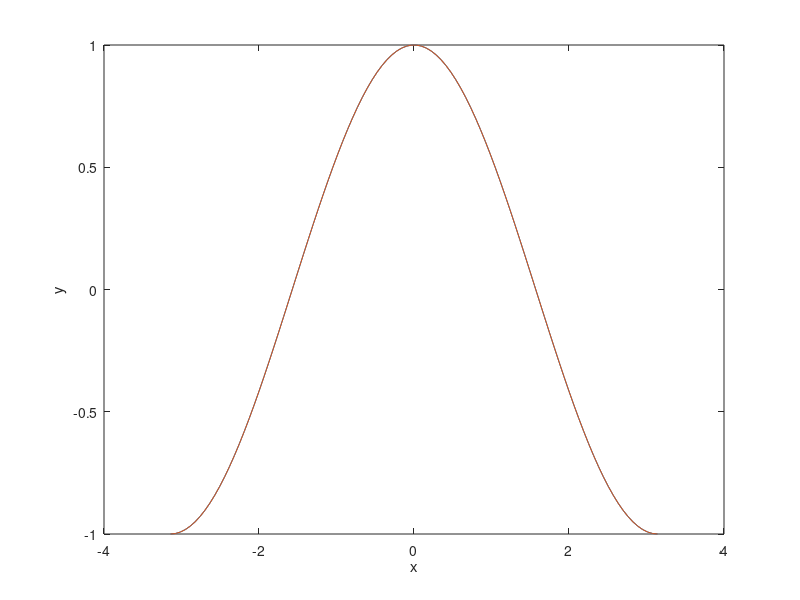
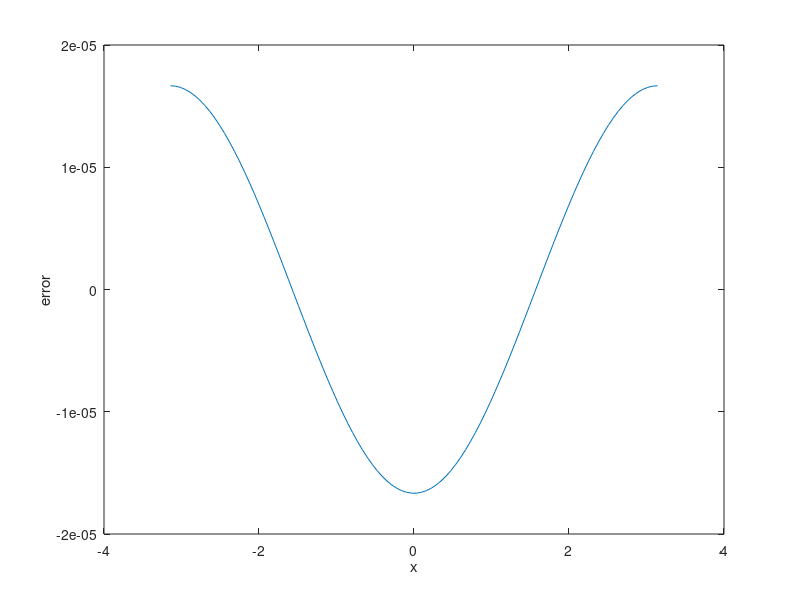

Recreate these plots in MATLAB, in order.
% This script contains the work for P530 Numerical Derivatives homework.
% Authors: Logan Mathews, Levi Moates, Tyce Olaveson
% Initialize
clc; clear; close all;

%% Problem 1
% Calculate the numerical first derivative of the function f(x)=sin(x)
% using the centered two-point formula. Plot the error y'(x) - cos(x) in
% the range (-\pi,\pi) at 100 points. Optimize the step size, h. How
% accurate can you get by adjusting h?

f = @(x) sin(x); % function
dfdx = @(x,h) (f(x+h) - f(x-h)) / (2*h); % derivative

x = linspace(-pi,pi,100); % domain
h = 0.01; % step size
er = dfdx(x,h) - cos(x); % error

figure()
plot(x,dfdx(x,h),x,cos(x))
xlabel('x')
ylabel('y')
figure()
plot(x,er);
xlabel('x')
ylabel('error')
%% Functions
f1 = @(x) sin(x);
f2 = @(x) sin(1./x);
f3 = @(x) 3*x.^2 + 1/pi^2 * log((pi - x).^2) + 1;
%f4 = @(x) sin(sin(sin(sin(sin(sin(sin(sin(sin(sin(sin(sin(sin(sin(sin(sin(sin(sin(sin(sin(sin(sin(sin(sin(sin(sin(sin(sin(sin(sin(sin(sin(sin(sin(sin(sin(sin(sin(sin(sin(sin(sin(sin(sin(sin(sin(sin(sin(sin(sin(sin(sin(sin(sin(sin(sin(sin(sin(sin(sin(sin(sin(sin(sin(sin(sin(sin(sin(sin(sin(sin(sin(sin(sin(sin(sin(sin(sin(sin(sin(sin(sin(sin(sin(sin(sin(sin(sin(sin(sin(sin(sin(sin(sin(sin(sin(sin(sin(sin(sin(x))))))))))))))))))))))))))))))))))))))))))))))))))))))))))))))))))))))))))))))))))))))))))))))))))));
f4 = @(x) sinn(x,100); % updated to use a loop instead.
f5 = @(y) 1./norm(y);

